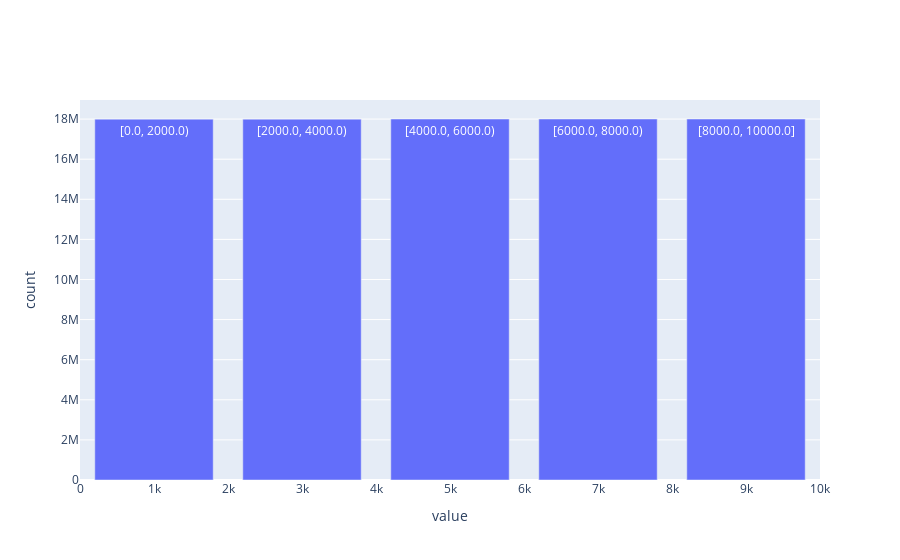

Notebook source saved alongside this figure:
### Markdown cell above
#### Histogram

### Code cell
spark_df.select("randint").pandas_api().plot.hist(bins = 5)

### Figure 1 — Plotly figure (JSON) as saved in the notebook; plotly's stock layout.template omitted (floating-point values rounded to 4 significant figures)
{"data": [{"hovertemplate": "variable=randint<br>value=%{text}<br>count=%{y}", "name": "randint", "text": ["[0.0, 2000.0)", "[2000.0, 4000.0)", "[4000.0, 6000.0)", "[6000.0, 8000.0)", "[8000.0, 10000.0]"], "type": "bar", "x": [1000, 3000, 5000, 7000, 9000], "y": [17995744, 17995974, 18002010, 18004210, 18002061]}], "layout": {"barmode": "stack", "xaxis": {"title": {"text": "value"}}, "yaxis": {"title": {"text": "count"}}}}
